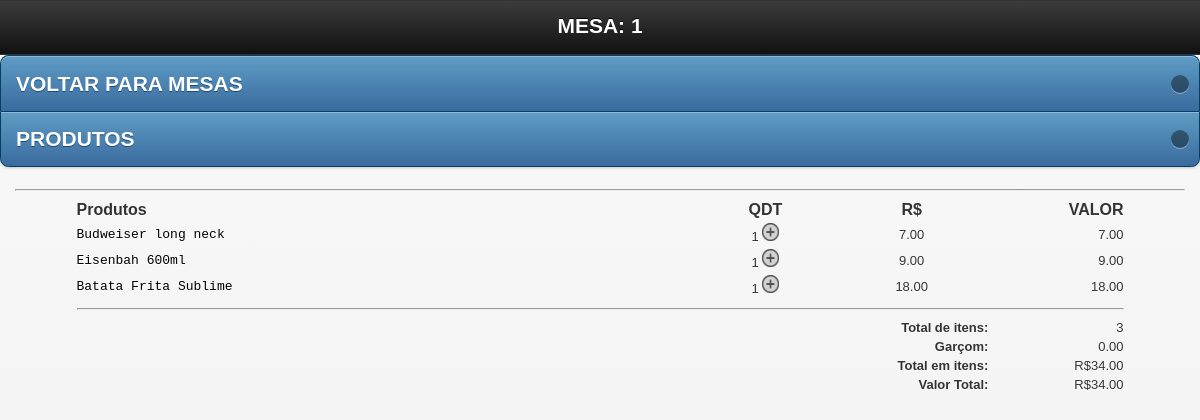
Page /mobile/vermesa.php?id_mesa=1 (signed in) on the committed database.
### tables this page shows
CREATE TABLE `tbl_carrinho` (
  `id` int(11) NOT NULL AUTO_INCREMENT,
  `cod` int(11) NOT NULL,
  `nome` varchar(150) NOT NULL,
  `preco` varchar(10) NOT NULL,
  `qtd` int(11) NOT NULL,
  `comanda` int(200) NOT NULL,
  `data` date NOT NULL,
  `time` time NOT NULL,
  `id_mesa` int(30) NOT NULL,
  `situacao` int(2) NOT NULL,
  `idGarcon` varchar(200) NOT NULL,
  `status` int(1) NOT NULL,
  `destino` int(1) NOT NULL,
  `entregue` int(1) NOT NULL,
  `feito` int(1) NOT NULL,
  `observacao` varchar(40) NOT NULL,
  PRIMARY KEY (`id`)
);

CREATE TABLE `config` (
  `id_conf` int(30) NOT NULL,
  `empresa` varchar(200) NOT NULL,
  `telefone` varchar(30) NOT NULL,
  `pgarcon` int(10) NOT NULL,
  `ativo` int(2) NOT NULL
);

### mobile/vermesa.php (the view, shortened to what this page needs)
<?php include "../config/conexao.php";
$login = $_SESSION['garcon_session'];
$g = mysqli_query($db,"SELECT * FROM garcon WHERE login='$login'");
$mostra = $g->fetch_assoc();
$idGarcon = $mostra['idGarcon'];
?>
<!doctype html>
<html class="no-js ui-mobile-rendering" lang="pt">
<head>
      <link rel="stylesheet" href="css/jquery.mobile-1.3.1.min.css" />
      <link rel="stylesheet" href="../css/css.css"/>
</head>
<body>
<div id="categories" data-role="page" data-title="Categories">
      <div data-role="header">
            <h1>MESA: <?php echo $_GET['id_mesa']; ?></h1>
      </div>
             <ul data-role="listview" data-inset="true" data-theme="b">
            <li><a href="mesas.php">VOLTAR PARA MESAS</a></li>
            <li><a href="javascript:window.history.go(-1)">PRODUTOS</a></li>
            </ul>
      <div data-role="content">
      <hr/>
      <div id="mesas2">
<table width="100%">
    <tr style="font-size:16px;">
	  <td width="56%" style="font-size:16px;"><strong>Produtos</strong></td>
	  <td width="12%" align="center"style="font-size:16px;"><strong>QDT</strong></td>
	  <td width="14%" align="center"style="font-size:16px;"><strong>R$</strong></td>
	  <td align="right" style="font-size:16px;"><strong>VALOR</strong></td>
	  </tr>
	<?php
	$mesa = $_GET['id_mesa'];
	$carrinho = mysqli_query($db,"SELECT *, SUM(qtd) AS qt,SUM(preco) AS pr FROM tbl_carrinho WHERE id_mesa = '$mesa' AND situacao ='1' GROUP BY cod") or die($db->error);
	if($carrinho == false){
		echo "";
	}else{
		$itens = 0;
		$total = 0;
		while($res = $carrinho->fetch_assoc()){
			$id           	= $res['id'];
			$nome  			= $res['nome'];
			$unitario		= $res['preco'];
			$qtd		 	= $res['qtd'];
			$id_mesa		= $res['id_mesa'];
			$itens			+=$qtd;
			$totalProduto   = (double)$unitario*$qtd;
			$total          += $totalProduto;
	?>
	<tr class="fontcomanda">
    <td align="left" class="btn">
      <a href="cozinha.php?id_mesa=<?php echo $id_mesa ?>&nome=<?php echo $nome; ?>"  title="Imprimir" onclick="Cozinha(this.href,'nomeJanela','350','600','yes');return false" class="fontcomanda"><?php echo $nome; ?></a></td>
    <td align="center" class="btn"><?php echo $qtd; ?> <a href="cadastra.php?adiciona=produto&id=<?php echo $id; ?>&qtd=<?php echo $qtd; ?>&id_mesa=<?php echo $id_mesa; ?>&idGarcon=<?php echo $idGarcon; ?>"><img src="../imagens/qtd.png" width="17" height="18" border="0" /></a></td>
    <td align="center" ><?php echo $unitario ?></td>
    <td width="12%" align="right"><?php echo number_format($totalProduto, 2); ?></td>
    </tr>
     <?php
		}
	}
	?>
     <tr class="fontcomanda">
       <td colspan="4" align="right" class="btn"><hr/></td>
     </tr>
     <tr class="fontcomanda">
	  <td colspan="3" align="right" class="btn"><strong>Total de itens:</strong></td>
	  <td align="right"><?php echo $itens ?></td>
    </tr>
     <tr class="fontcomanda">
       <td colspan="3" align="right" class="btn"><strong>Garçom: </strong></td>
       <td align="right">
         <?php
			$g = mysqli_query($db,"SELECT * FROM config") or die(mysql_error());
			$w = $g->fetch_assoc();
			$ativo = $w['ativo'];
			$percentual = $w['pgarcon'];
			if($ativo == 1){
			$porcento_garcon = $percentual;
			}else{
			$porcento_garcon = 0;
			}
				$pgarcon = $total * $porcento_garcon / 100;
				$somatotal = $total + $pgarcon;
			?> <?php echo number_format($pgarcon, 2, '.', '.'); ?>
       </td>
     </tr>
     <tr class="fontcomanda">
       <td colspan="3" align="right" class="btn"><strong>Total em itens: </strong></td>
       <td align="right">R$<?php echo number_format($total, 2, '.', '.'); ?></td>
     </tr>
     <tr class="fontcomanda">
       <td colspan="3" align="right" class="btn"><strong>Valor Total: </strong></td>
       <td align="right">R$<?php echo number_format($somatotal, 2, '.', '.'); ?></td>
     </tr>
    </table>
</div>
</body>
</html>

### css/css.css (style rules this page uses)
body { margin-left: 0px;margin-top: 0px;margin-right: 0px;margin-bottom: 0px; background-color:#FFF; font-family:Verdana, Geneva, sans-serif; font-size:14px; }
h1 { font-size:18px; margin-top:0; }
#mesas2 { width:90%; height:700px; margin:0 auto;overflow:auto; margin-top: }
.fontcomanda { font-size:13px; }
.fontcomanda a:link { font:10px "Courier New", Courier, monospace; font-size:13px; text-decoration:none;color:#000; }

### rows in the picture
tbl_carrinho: nome "Budweiser long neck", qtd "1", preco "7.00"
tbl_carrinho: nome "Eisenbah 600ml", qtd "1", preco "9.00"
tbl_carrinho: nome "Batata Frita Sublime", qtd "1", preco "18.00"
config: pgarcon "0.00", pgarcon "34.00"

### other values in the picture
$_GET['id_mesa'] "1"
$itens "3"
$total "34.00"
